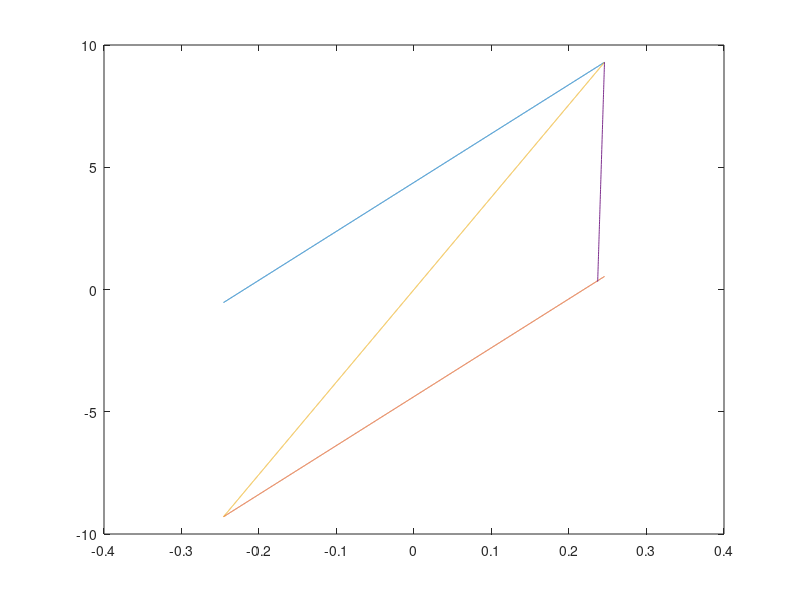

MATLAB code to generate this figure:
clc; clear; close all;

% b = 45;
% d = 27;
% e = 0.05 * b;
% DTD = 0.3;

% yx = d / 2;
% yy = b / 2;

% DDx = DTD / (1 + yx * (12 * e) / (b ^ 2 + d ^ 2));

% DDy = DTD / (1 + yy * (12 * e) / (b ^ 2 + d ^ 2));

% DD = min(DDx, DDy);

DD = 0.2458;

% ==========================
% T = 2.5;

mu = 0.05;

W = [87.5997 170.9929 341.4667];

% W = [87.5997 174.7421 341.6658];

DampingRatio = 0.3;

R = DD / ((2 * mu) / (pi * DampingRatio) - mu);

KeD = W / R + mu * W / DD;

Kh = W / R
K1 = 51 * Kh;
g = 9.81;

if DD > mu * R
    DD;
    mu * R;
    fprintf('OK\n');
else
    DD
    mu * R
    fprintf('NG\n');
end

fprintf('============================');
KeD
K1
mu
R
T = 2 * pi * sqrt((W / g) ./ KeD)
(37.8137 * 4 + 73.8117 * 12 + 147.3993 * 8) / 24 * 1000 * 9.81
T_check = 2 * pi * sqrt(R / g)

W = 87.5997;
K1 = 1019.7;
x = -0.2458 : 0.0001 : 0.2458;
y1 = W / R * x + mu * W;
y2 = W / R * x - mu * W;
y3 = (W / R + mu * W / DD) * x;
k1x = 0.237 : 0.0001 : 0.2458;
y4 = K1 * (k1x - 0.2458) + (W / R * 0.2458 + mu * W);

figure;
plot(x, y1, x, y2, x, y3, k1x, y4);
title('');
xlabel('');
ylabel('');
% axis([-0.35 0.35 -0.6 0.6]);
